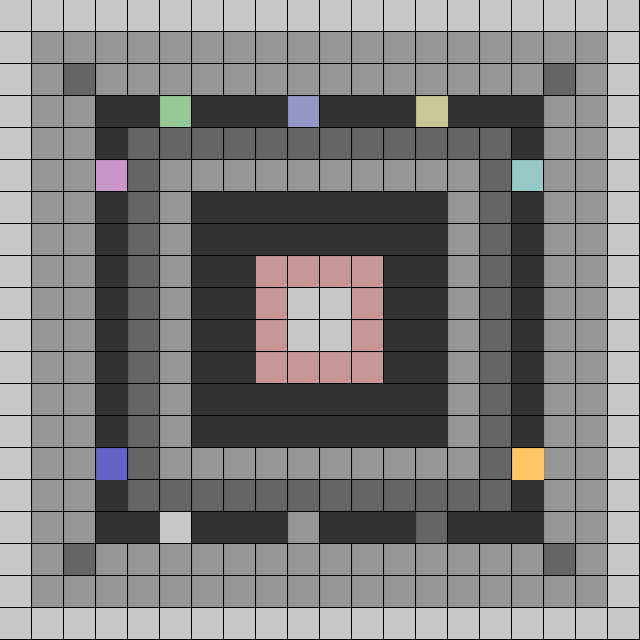

This game map was drawn from its Tiled (.tmx) file and the tilesets committed beside it. A one-line description and the full map source follow:
An orthogonal 20x20 tile map with 32x32 px tiles, 3 tile layers (Ground, Objects, Overlay).

<map version="1.10" tiledversion="1.10.2" orientation="orthogonal" renderorder="right-down" width="20" height="20" tilewidth="32" tileheight="32" infinite="0" nextlayerid="4" nextobjectid="1">
 <tileset firstgid="1" name="tiles" tilewidth="32" tileheight="32" tilecount="16" columns="4">
  <image source="tiles.png" width="128" height="128" />
 </tileset>
 <layer id="1" name="Ground" width="20" height="20">
  <data encoding="csv">
1,1,1,1,1,1,1,1,1,1,1,1,1,1,1,1,1,1,1,1,
1,2,2,2,2,2,2,2,2,2,2,2,2,2,2,2,2,2,2,1,
1,2,3,3,3,3,3,3,3,3,3,3,3,3,3,3,3,3,2,1,
1,2,3,4,4,4,4,4,4,4,4,4,4,4,4,4,4,3,2,1,
1,2,3,4,5,5,5,5,5,5,5,5,5,5,5,5,4,3,2,1,
1,2,3,4,5,2,2,2,2,2,2,2,2,2,2,5,4,3,2,1,
1,2,3,4,5,2,3,3,3,3,3,3,3,3,2,5,4,3,2,1,
1,2,3,4,5,2,3,4,4,4,4,4,4,3,2,5,4,3,2,1,
1,2,3,4,5,2,3,4,5,5,5,5,4,3,2,5,4,3,2,1,
1,2,3,4,5,2,3,4,5,1,1,5,4,3,2,5,4,3,2,1,
1,2,3,4,5,2,3,4,5,1,1,5,4,3,2,5,4,3,2,1,
1,2,3,4,5,2,3,4,5,5,5,5,4,3,2,5,4,3,2,1,
1,2,3,4,5,2,3,4,4,4,4,4,4,3,2,5,4,3,2,1,
1,2,3,4,5,2,3,3,3,3,3,3,3,3,2,5,4,3,2,1,
1,2,3,4,5,2,2,2,2,2,2,2,2,2,2,5,4,3,2,1,
1,2,3,4,5,5,5,5,5,5,5,5,5,5,5,5,4,3,2,1,
1,2,3,4,4,4,4,4,4,4,4,4,4,4,4,4,4,3,2,1,
1,2,3,3,3,3,3,3,3,3,3,3,3,3,3,3,3,3,2,1,
1,2,2,2,2,2,2,2,2,2,2,2,2,2,2,2,2,2,2,1,
1,1,1,1,1,1,1,1,1,1,1,1,1,1,1,1,1,1,1,1
</data>
 </layer>
 <layer id="2" name="Objects" width="20" height="20">
  <data encoding="csv">
0,0,0,0,0,0,0,0,0,0,0,0,0,0,0,0,0,0,0,0,
0,0,0,0,0,0,0,0,0,0,0,0,0,0,0,0,0,0,0,0,
0,0,0,0,0,0,0,0,0,0,0,0,0,0,0,0,0,0,0,0,
0,0,0,0,0,6,0,0,0,7,0,0,0,8,0,0,0,0,0,0,
0,0,0,0,0,0,0,0,0,0,0,0,0,0,0,0,0,0,0,0,
0,0,0,9,0,0,0,0,0,0,0,0,0,0,0,0,10,0,0,0,
0,0,0,0,0,0,0,0,0,0,0,0,0,0,0,0,0,0,0,0,
0,0,11,0,0,0,0,0,0,0,0,0,0,0,0,0,0,12,0,0,
0,0,0,0,0,0,0,0,0,0,0,0,0,0,0,0,0,0,0,0,
0,0,0,0,0,0,0,0,0,0,0,0,0,0,0,0,0,0,0,0,
0,0,0,0,0,0,0,0,0,0,0,0,0,0,0,0,0,0,0,0,
0,0,0,0,0,0,0,0,0,0,0,0,0,0,0,0,0,0,0,0,
0,0,13,0,0,0,0,0,0,0,0,0,0,0,0,0,0,14,0,0,
0,0,0,0,0,0,0,0,0,0,0,0,0,0,0,0,0,0,0,0,
0,0,0,15,0,0,0,0,0,0,0,0,0,0,0,0,16,0,0,0,
0,0,0,0,0,0,0,0,0,0,0,0,0,0,0,0,0,0,0,0,
0,0,0,0,0,1,0,0,0,2,0,0,0,3,0,0,0,0,0,0,
0,0,0,0,0,0,0,0,0,0,0,0,0,0,0,0,0,0,0,0,
0,0,0,0,0,0,0,0,0,0,0,0,0,0,0,0,0,0,0,0,
0,0,0,0,0,0,0,0,0,0,0,0,0,0,0,0,0,0,0,0
</data>
 </layer>
 <layer id="3" name="Overlay" width="20" height="20">
  <data encoding="csv">
0,0,0,0,0,0,0,0,0,0,0,0,0,0,0,0,0,0,0,0,
0,0,0,0,0,0,0,0,0,0,0,0,0,0,0,0,0,0,0,0,
0,0,0,2,2,2,2,2,2,2,2,2,2,2,2,2,2,0,0,0,
0,0,2,0,0,0,0,0,0,0,0,0,0,0,0,0,0,2,0,0,
0,0,2,0,3,3,3,3,3,3,3,3,3,3,3,3,0,2,0,0,
0,0,2,0,3,0,0,0,0,0,0,0,0,0,0,3,0,2,0,0,
0,0,2,0,3,0,4,4,4,4,4,4,4,4,0,3,0,2,0,0,
0,0,2,0,3,0,4,0,0,0,0,0,0,4,0,3,0,2,0,0,
0,0,2,0,3,0,4,0,5,5,5,5,0,4,0,3,0,2,0,0,
0,0,2,0,3,0,4,0,5,0,0,5,0,4,0,3,0,2,0,0,
0,0,2,0,3,0,4,0,5,0,0,5,0,4,0,3,0,2,0,0,
0,0,2,0,3,0,4,0,5,5,5,5,0,4,0,3,0,2,0,0,
0,0,2,0,3,0,4,0,0,0,0,0,0,4,0,3,0,2,0,0,
0,0,2,0,3,0,4,4,4,4,4,4,4,4,0,3,0,2,0,0,
0,0,2,0,3,0,0,0,0,0,0,0,0,0,0,3,0,2,0,0,
0,0,2,0,3,3,3,3,3,3,3,3,3,3,3,3,0,2,0,0,
0,0,2,0,0,0,0,0,0,0,0,0,0,0,0,0,0,2,0,0,
0,0,0,2,2,2,2,2,2,2,2,2,2,2,2,2,2,0,0,0,
0,0,0,0,0,0,0,0,0,0,0,0,0,0,0,0,0,0,0,0,
0,0,0,0,0,0,0,0,0,0,0,0,0,0,0,0,0,0,0,0
</data>
 </layer>
</map>